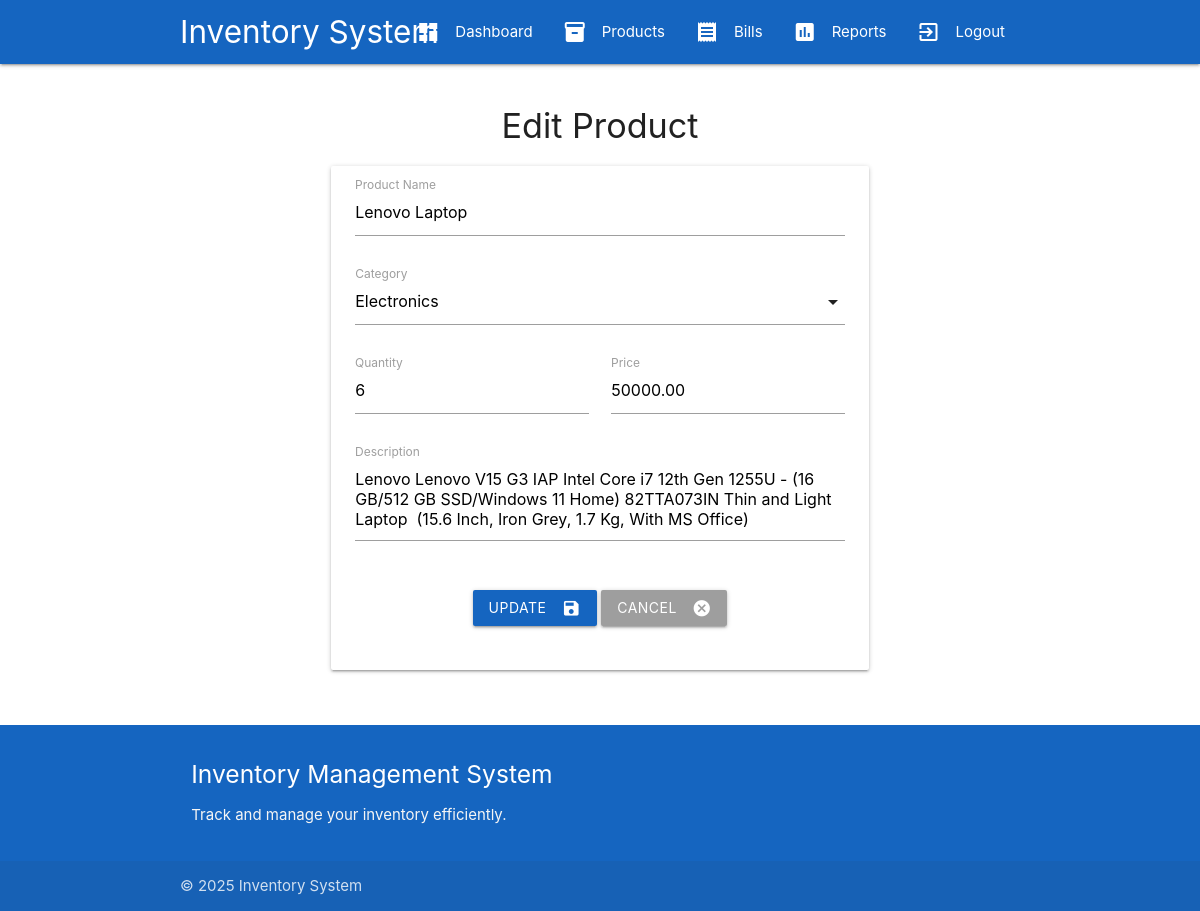
/products/edit/1/ (signed in), run on an earlier commit of the app's database.
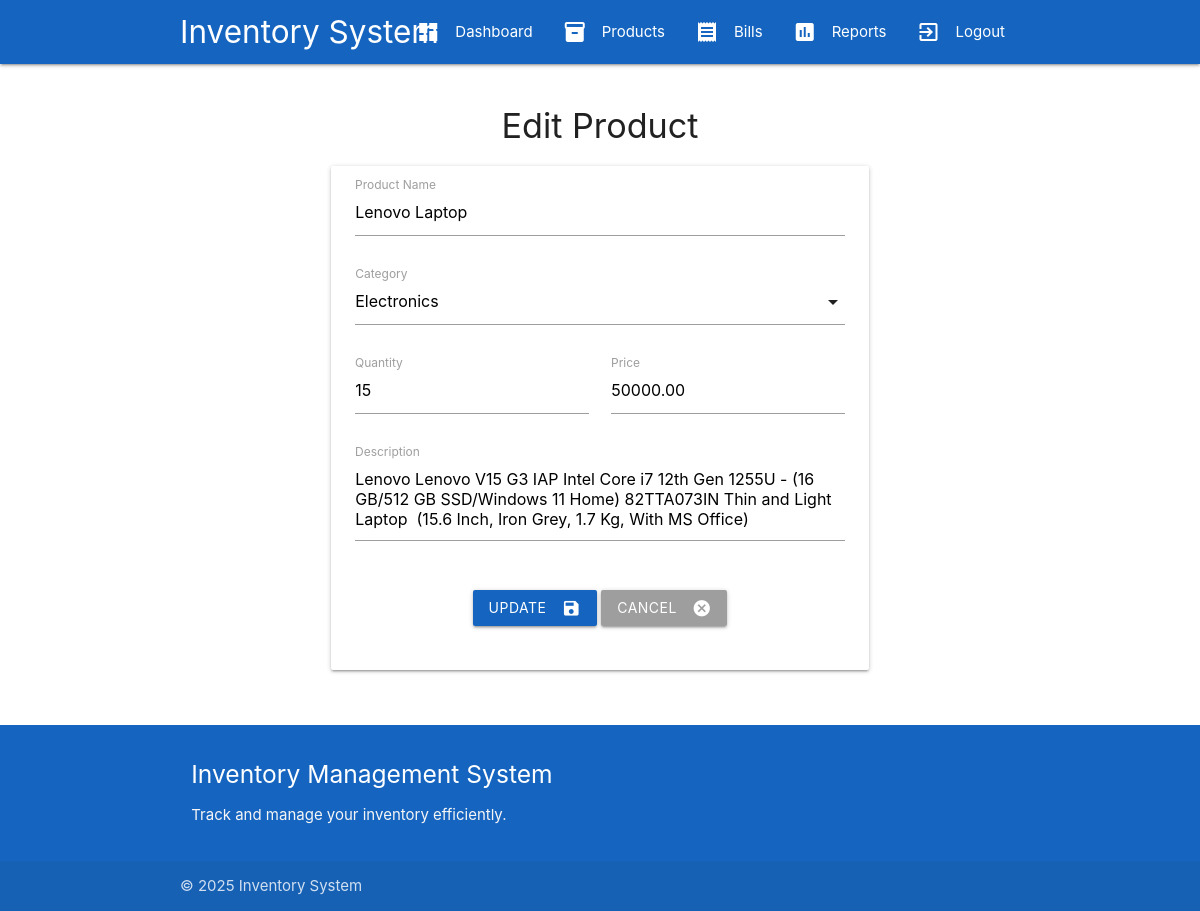
And on a later commit of the database.
### inventory/models.py (models this page shows, shortened)
class Product(models.Model):
    CATEGORY_CHOICES = [
        ('ELEC', 'Electronics'),
        ('CLOTH', 'Clothing'),
        ('FOOD', 'Food'),
        ('OTHER', 'Other'),
    ]
    name = models.CharField(max_length=100)
    category = models.CharField(max_length=5, choices=CATEGORY_CHOICES)
    quantity = models.PositiveIntegerField()
    price = models.DecimalField(max_digits=10, decimal_places=2)
    description = models.TextField(blank=True)
    created_at = models.DateTimeField(auto_now_add=True)
    updated_at = models.DateTimeField(auto_now=True)

### inventory/views.py (the view)
# urls.py: path('products/edit/<int:pk>/', views.edit_product, name='edit_product'),
@login_required
def edit_product(request, pk):
    product = get_object_or_404(Product, pk=pk)
    if request.method == 'POST':
        form = ProductForm(request.POST, instance=product)
        if form.is_valid():
            form.save()
            return redirect('products')
    else:
        form = ProductForm(instance=product)
    return render(request, 'inventory/edit_product.html', {'form': form, 'product': product})

### inventory/forms.py
class ProductForm(forms.ModelForm):
    class Meta:
        model = Product
        fields = ['name', 'category', 'quantity', 'price', 'description']
        widgets = {
            'name': forms.TextInput(attrs={'class': 'validate'}),
            'quantity': forms.NumberInput(attrs={'class': 'validate'}),
            'price': forms.NumberInput(attrs={'class': 'validate'}),
            'description': forms.Textarea(attrs={'class': 'materialize-textarea'}),
        }

### inventory/templates/inventory/edit_product.html (shortened to what this page needs)
{% extends "inventory/base.html" %}
{% load static %}
{% block content %}
<h4 class="center-align">
    {% if 'edit' in request.path %}
        Edit Product
    {% else %}
        Add Product
    {% endif %}
</h4>
<div class="row">
    <div class="col s12 m8 offset-m2">
        <div class="card">
            <div class="card-content">
                <form method="post">
                    <div class="row">
                        <div class="input-field col s12">
                            {{ form.name }}
                            <label for="{{ form.name.id_for_label }}">Product Name</label>
                        </div>
                    </div>
                    <div class="row">
                        <div class="input-field col s12">
                            <label>Category</label>
                        </div>
                    </div>
                    <div class="row">
                        <div class="input-field col s6">
                            {{ form.quantity }}
                            <label for="{{ form.quantity.id_for_label }}">Quantity</label>
                        </div>
                        <div class="input-field col s6">
                            {{ form.price }}
                            <label for="{{ form.price.id_for_label }}">Price</label>
                        </div>
                    </div>
                    <div class="row">
                        <div class="input-field col s12">
                            {{ form.description }}
                            <label for="{{ form.description.id_for_label }}">Description</label>
                        </div>
                    </div>
                    <div class="row">
                        <div class="col s12 center-align">
                            <button class="btn waves-effect waves-light blue darken-3" type="submit">
                                {% if 'edit' in request.path %}
                                    Update <i class="material-icons right">save</i>
                                {% else %}
                                    Add <i class="material-icons right">add</i>
                                {% endif %}
                            </button>
                            <a href="{% url 'products' %}" class="btn waves-effect waves-light grey">
                                Cancel <i class="material-icons right">cancel</i>
                            </a>
                        </div>
                    </div>
                </form>
            </div>
        </div>
    </div>
</div>
{% endblock %}

What changed in the data, as far as the page shows it:
changed Product "Lenovo Laptop": quantity "6" → "15"
